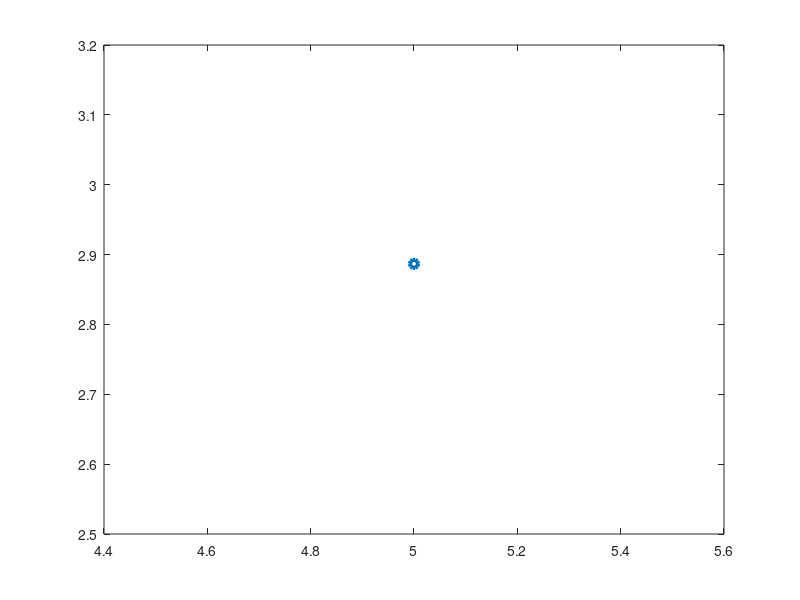

The MATLAB source for this figure: (Note: this script raises an error after producing the figure.)
%this integration test script will test some simple 2D TDoA cases.

%% Equilateral triangle. Point is at the exact center.
X=10;
x=X/2; %receiver location
y=sqrt(3)/2*X-X/sqrt(3); %receiver location
R1=[0,0,0];
R2=[X,0,0];
R3=[X/2,X/2*sqrt(3),0];
expected=[x y 0];
expected=[expected; expected];

d1=sqrt(x^2+y^2);
d2=sqrt((R2(1)-x)^2+y^2);
d3=sqrt((R3(1)-x)^2+(R3(2)-y)^2);

distanceDiffs=[0 d1-d2 d1-d3; 0 0 d2-d3; 0 0 0];

figure()
plot(x,y,'o','linewidth',3);
hold on
location=TDoA([R1;R2;R3],distanceDiffs);
AssertToleranceMatrix(expected,location,0.001);


%% Equilateral triangle. Point is on the bottom of the triangle. 
X=10;
x=5; %receiver location
y=0; %receiver location
R1=[0,0,0];
R2=[X,0,0];
R3=[X/2,X/2*sqrt(3),0];
%second point is a ghost point.
% expected=[5 0 0 ; 5 5.14568548894944 0]; %2 sided
expected=[5 0 0;5 0 0];%1 sided

d1=sqrt(x^2+y^2);
d2=sqrt((R2(1)-x)^2+y^2);
d3=sqrt((R3(1)-x)^2+(R3(2)-y)^2);

distanceDiffs=[0 d1-d2 d1-d3; 0 0 d2-d3; 0 0 0];

figure()
plot(x,y,'o','linewidth',3);
hold on
location=TDoA([R1;R2;R3],distanceDiffs);
AssertToleranceMatrix(expected,location,0.001);

%% Equilateral triangle. Point is inside the triangle. 
X=10;
x=7; %receiver location
y=1; %receiver location
R1=[0,0,0];
R2=[X,0,0];
R3=[X/2,X/2*sqrt(3),0];
%first is a ghost point.
% expected=[2.09644147539099 5.05651484796011 0;x y 0];
expected=[x y 0;x y 0];

d1=sqrt(x^2+y^2);
d2=sqrt((R2(1)-x)^2+y^2);
d3=sqrt((R3(1)-x)^2+(R3(2)-y)^2);

distanceDiffs=[0 (d1-d2)+0.6 (d1-d3)-0.3; 0 0 (d2-d3)+0.3; 0 0 0];


figure()
plot(x,y,'o','linewidth',3);
hold on
location=TDoA([R1;R2;R3],distanceDiffs,[],1e-5,0,1);
AssertToleranceMatrix(expected,location,0.2);


%% Equilateral triangle. Point is outside the triangle. 
% close all
X=10;
x=11; %receiver location
y=14; %receiver location
R1=[0,0,0];
R2=[X,0,0];
R3=[X/2,X/2*sqrt(3),0];
%first is a ghost point.
% expected=[-13.1306530584762 -44.3182287629861 0; x y 0]; %2 sided
expected=[x y 0; x y 0]; %1 sided hyperbolas.

d1=sqrt(x^2+y^2);
d2=sqrt((R2(1)-x)^2+y^2);
d3=sqrt((R3(1)-x)^2+(R3(2)-y)^2);

% distanceDiffs=abs([0 d1-d2 d1-d3; 0 0 d2-d3; 0 0 0]);
distanceDiffs=[0 (d1-d2)+0.1 (d1-d3)-0.07; 0 0 (d2-d3)+0.07; 0 0 0];
% distanceDiffs=[0 (d1-d2)+0.15 (d1-d3)-0.075; 0 0 (d2-d3)+0.075; 0 0 0];
% %will fail.

figure()
plot(x,y,'o','linewidth',3);
hold on
location=TDoA([R1;R2;R3],distanceDiffs,[],1e-5,0,1);
AssertToleranceMatrix(expected,location,2);
